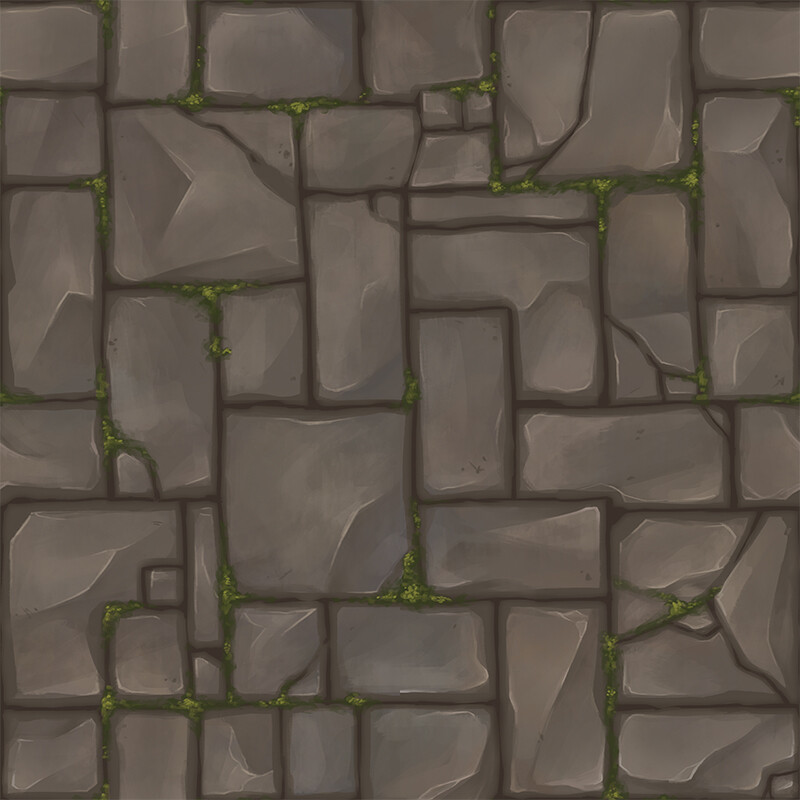
#> input picture docs/reference/floor-reference.jpg, 800 x 800 px, found by its file name
$ python make_stone_textures.py
#> lines starting #> are read from the running program, lines starting #| are printed output that depends on the picture
"""
Stone textures for the temple, from the ruined-temple flooring reference
(docs/reference/floor-reference.jpg, 800 x 800, already seamless):

    src/assets/textures/temple_floor.jpg  the whole sheet, moss toned down (55 % saturation) so it
                                          sits in the cold, moonlit palette; tiles seamlessly
    src/assets/textures/stone_block.jpg   one wide slab with its mortar edge, for wall blocks

    python3 tools/make_stone_textures.py
"""
from PIL import Image, ImageEnhance

src = Image.open('docs/reference/floor-reference.jpg').convert('RGB')
#> src is the input picture: PIL image 800x800 RGB; mean R, G, B 94.5, 84.9, 75.1
floor = ImageEnhance.Color(src).enhance(0.55)
floor.save('src/assets/textures/temple_floor.jpg', quality=88)
floor.crop((523, 412, 742, 500)).resize((256, 128), Image.LANCZOS).save('src/assets/textures/stone_block.jpg', quality=90)
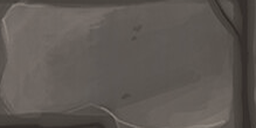
#> saved as stone_block.jpg: PIL image 256x128 RGB; mean R, G, B 94.5, 88.5, 83.7
print('ok')
